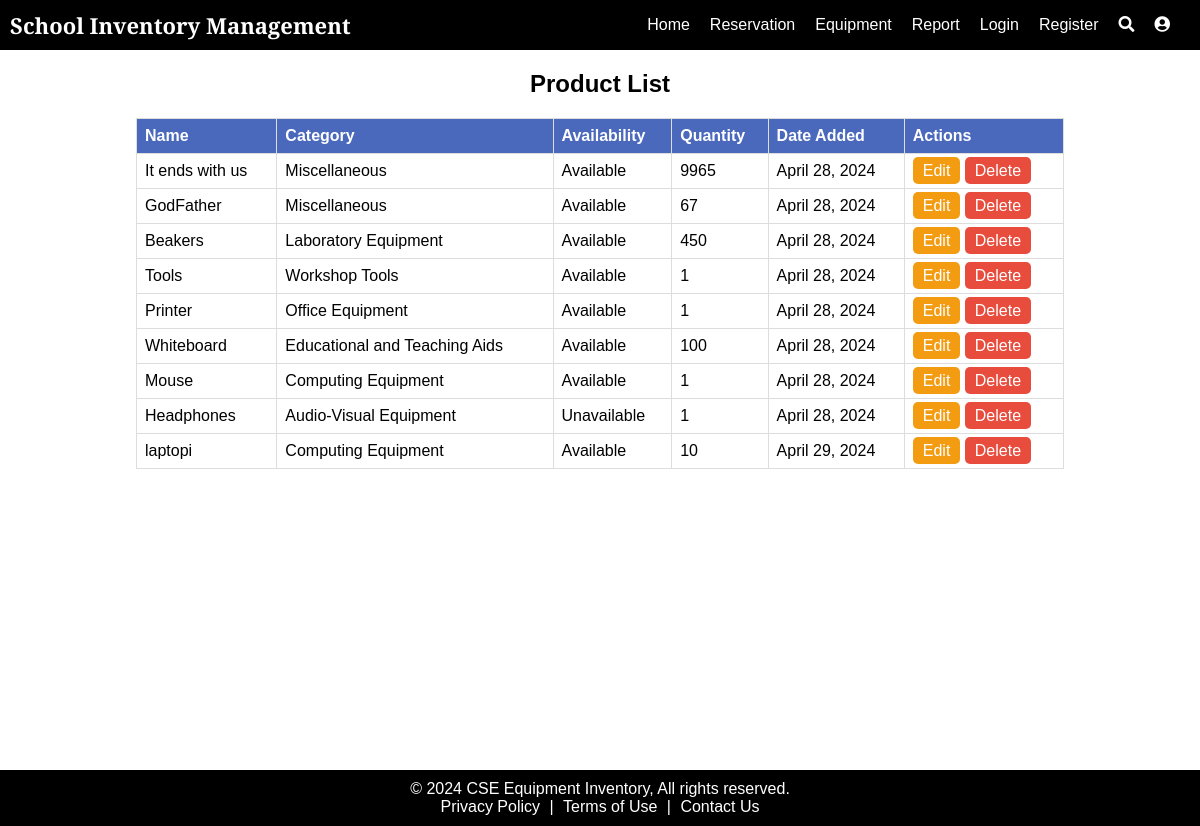
/list_products/, run on the app's committed database.
### inventory_system/models.py (models this page shows, shortened)
class Products(models.Model):
    COMPUTING_EQUIPMENT = "Computing Equipment"
    AUDIO_VISUAL_EQUIPMENT = "Audio-Visual Equipment"
    LABORATORY_EQUIPMENT = "Laboratory Equipment"
    WORKSHOP_TOOLS = "Workshop Tools"
    OFFICE_EQUIPMENT = "Office Equipment"
    EDUCATIONAL_TEACHING_AIDS = "Educational and Teaching Aids"
    MISCELLANEOUS = "Miscellaneous"
    categories = [
        (COMPUTING_EQUIPMENT, "Computing Equipment"),
        (AUDIO_VISUAL_EQUIPMENT, "Audio-Visual Equipment"),
        (LABORATORY_EQUIPMENT, "Laboratory Equipment"),
        (WORKSHOP_TOOLS, "Workshop Tools"),
        (OFFICE_EQUIPMENT, "Office Equipment"),
        (EDUCATIONAL_TEACHING_AIDS, "Educational and Teaching Aids"),
        (MISCELLANEOUS, "Miscellaneous"),
    ]
    name = models.CharField(max_length=200, null=True)
    quantity = models.PositiveIntegerField(default=1, validators=[MinValueValidator(1)])  # Ensure quantity is always >= 1
    category = models.CharField(max_length=200, choices=categories, default=COMPUTING_EQUIPMENT)
    image = models.ImageField(null=True, blank=True)
    date = models.DateField(auto_now_add=True)
    availability = models.BooleanField(default=True, null=False)

### inventory_system/views.py (the view)
# urls.py: path("list_products/", views.my_products_view, name="list_products"),
def my_products_view(request):
    products = Products.objects.all()
    context = {
        'products': products
    }
    return render(request, 'inventory_system/myproducts.html', context)

### inventory_system/templates/inventory_system/myproducts.html (shortened to what this page needs)
{% extends "inventory_system/layout.html" %}  {% block body %}
<div class="productbody">
  <div class="container">
    <h2>Product List</h2>
    <table>
      <thead>
        <tr>
          <th>Name</th>
          <th>Category</th>
          <th>Availability</th>
          <th>Quantity</th>
          <th>Date Added</th>
          <th>Actions</th>
        </tr>
      </thead>
      <tbody>
        {% for product in products %}
        <tr>
          <td>{{ product.name }}</td>
          <td>{{ product.category }}</td>
          <td>{{ product.availability|yesno:"Available,Unavailable" }}</td>
          <td> {{ product.quantity }}</td>
          <td>{{ product.date }}</td>
          <td>
            <a href="{% url "edit_product_view" product.id %}" class="button edit">Edit</a>
            <a
              href="{% url 'delete_product' product.id %}"
              class="button delete"
              >Delete</a
            >
          </td>
        </tr>
        {% endfor %}
      </tbody>
    </table>
  </div>
</div>
{% endblock body %}

### inventory_system/templates/inventory_system/layout.html (shortened to what this page needs)
{% load static %}
<!DOCTYPE html>
<html lang="en">
  <head>
    <link rel="stylesheet" href="https://cdnjs.cloudflare.com/ajax/libs/font-awesome/5.15.4/css/all.min.css" />
    <link rel="stylesheet" href="{% static "css/header.css" %}" />
    <link rel="stylesheet" href="{% static "css/footer.css" %} "/>
  </head>
  <body>
    <nav class="navbar">
      <a href="{% url "index" %}" style="text-decoration: none;">
        <div class="logo">School Inventory Management</div>
      </a>
      <div class="nav-right">
        <ul class="nav-links">
          <li>
            <a href="{% url "index" %}">Home</a>
          </li>
          <li>
            <a href="{% url 'your_reservations' %}">Reservation</a>
          </li>
          <li>
            <a href="#">Equipment</a>
          </li>
          <li>
            <a href="#">Report</a>
          </li>
          {% if user.is_authenticated %}
            <strong>&ensp;{{ user.username }}&ensp;</strong>
            <li>
              <a href="{% url 'logout' %}" class="btn btn-warning">| Logout</a>
            </li>
          {% else %}
            {% if not request.path == '/login/' %}
              <li>
                <a href="{% url "login" %}" id="registerLink">Login</a>
              </li>
            {% endif %}
            {% if not request.path == '/register/' %}
              <li>
                <a href="{% url "register" %}" id="loginLink">Register</a>
              </li>
            {% endif %}
          {% endif %}
          {% if not request.path == '/siteadmin/' %}
            <li>
              <a href="#" class="icon" id="searchIcon">
                <i class="fas fa-search"></i>
              </a>
            </li>
          {% endif %}
          <li>
            <a href="/siteadmin/" class="icon" id="userProfileIcon"><i class="fas fa-user-circle"></i></a>
          </li>
        </ul>
      </div>
    </nav>
    {% block body %}
    {% endblock body %}
    <footer>
      <p>&copy; 2024 CSE Equipment Inventory, All rights reserved.</p>
      <p>
        <a href="#">Privacy Policy</a> |
        <a href="#">Terms of Use</a> |
        <a href="mailto:info@cseequipmentschool.edu">Contact Us</a>
      </p>
    </footer>
</body>
</html>

### static/css/header.css (style rules this page uses)
* { margin: 0; padding: 0; }
.navbar { display: flex; align-items: center; justify-content: space-between; padding: 10px; background-color: #000000; color: white; position: sticky; top: 0; z-index: 1000; }
.logo { color: white; font-size: 22px; font-weight: bold; font-family: 'Playfair Display', serif; transition: color 0.7s; }
.nav-right { display: flex; align-items: center; }
.nav-links { list-style-type: none; margin: 0; padding: 0; display: flex; }
.nav-links li { margin-right: 20px; }
.nav-links a { color: white; text-decoration: none; transition: color 0.3s; }

### static/css/footer.css (style rules this page uses)
body { font-family: Arial, sans-serif; margin: 0; padding: 0; display: flex; flex-direction: column; min-height: 100vh; }
footer { background-color: #000000; color: white; text-align: center; padding: 10px 20px; }
footer a { color: #FFFFFF; text-decoration: none; padding: 0 5px; }

### inventory_system/templates/inventory_system/myproducts.html (style rules this page uses)
.productbody { overflow-x: hidden; font-family: Arial, sans-serif; margin: 0; padding: 20px; height: 85vh; }
table { width: 80%; border-collapse: collapse; margin-top: 20px; }
th, td { border: 1px solid #ddd; padding: 8px; text-align: left; }
th { background-color: #4a69bd; color: white; }
.button { background-color: #4a69bd; color: white; border: none; padding: 5px 10px; border-radius: 5px; cursor: pointer; text-decoration: none; }
.button.edit { background-color: #f39c12; }
.button.delete { background-color: #e74c3c; }
.container { display: flex; flex-direction: column; align-items: center; justify-content: start; }

### data on the page
Products: name "It ends with us", category "Miscellaneous", availability "Available", quantity "9965", date "April 28, 2024"
Products: name "GodFather", category "Miscellaneous", availability "Available", quantity "67", date "April 28, 2024"
Products: name "Beakers", category "Laboratory Equipment", availability "Available", quantity "450", date "April 28, 2024"
Products: name "Tools", category "Workshop Tools", availability "Available", quantity "1", date "April 28, 2024"
Products: name "Printer", category "Office Equipment", availability "Available", quantity "1", date "April 28, 2024"
Products: name "Whiteboard", category "Educational and Teaching Aids", availability "Available", quantity "100", date "April 28, 2024"
Products: name "Mouse", category "Computing Equipment", availability "Available", quantity "1", date "April 28, 2024"
Products: name "Headphones", category "Audio-Visual Equipment", availability "Unavailable", quantity "1", date "April 28, 2024"
Products: name "laptopi", category "Computing Equipment", availability "Available", quantity "10", date "April 29, 2024"
